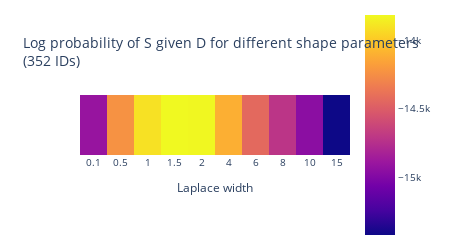

This figure's notebook cell:
### Code cell
params = [
    (0.1, 0.1, 1),
    (0.5, 0.1, 1),
    (1, 0.1, 1),
    (1.5, 0.1, 1),
    (2, 0.1, 1),
    (4, 0.1, 1),
    (6, 0.1, 1),
    (8, 0.1, 1),
    (10, 0.1, 1),
    (15, 0.1, 1),
]

labels = ["main width", "tail width", "main weight"]
# df_heatmap, data = load_and_process_json("10_18IDs_30d", params, labels)
df_heatmap, data = load_and_process_json("10_allIDs_10d", params, labels)
IDs = list(data.keys())

fig = make_subplots()
fig = add_heatmap_for_laplace(fig, df_heatmap, 1)
fig.update_layout(
    title=f"Log probability of S given D for different shape parameters<br>({len(IDs)} IDs)",
    # yaxis_type='log',
    width=450,
    height=200,
    font_size=10,
)
fig.show()

### Figure 1 — Plotly figure (JSON) as saved in the notebook; plotly's stock layout.template omitted (floating-point values rounded to 4 significant figures)
{"data": [{"colorbar": {"len": 4, "y": 0.5, "yanchor": "middle"}, "type": "heatmap", "x": [0.1, 0.5, 1, 1.5, 2, 4, 6, 8, 10, 15], "xaxis": "x", "y": [0.1, 0.1, 0.1, 0.1, 0.1, 0.1, 0.1, 0.1, 0.1, 0.1], "yaxis": "y", "z": [-14910.0, -14230.0, -13910.0, -13820.0, -13820.0, -14110.0, -14430.0, -14720.0, -14960.0, -15420.0]}], "layout": {"font": {"size": 10}, "height": 200, "title": {"text": "Log probability of S given D for different shape parameters<br>(352 IDs)"}, "width": 450, "xaxis": {"anchor": "y", "domain": [0, 1], "title": {"text": "Laplace width"}, "type": "category"}, "yaxis": {"anchor": "x", "domain": [0, 1], "showticklabels": false, "title": {"text": ""}, "type": "category"}}}
